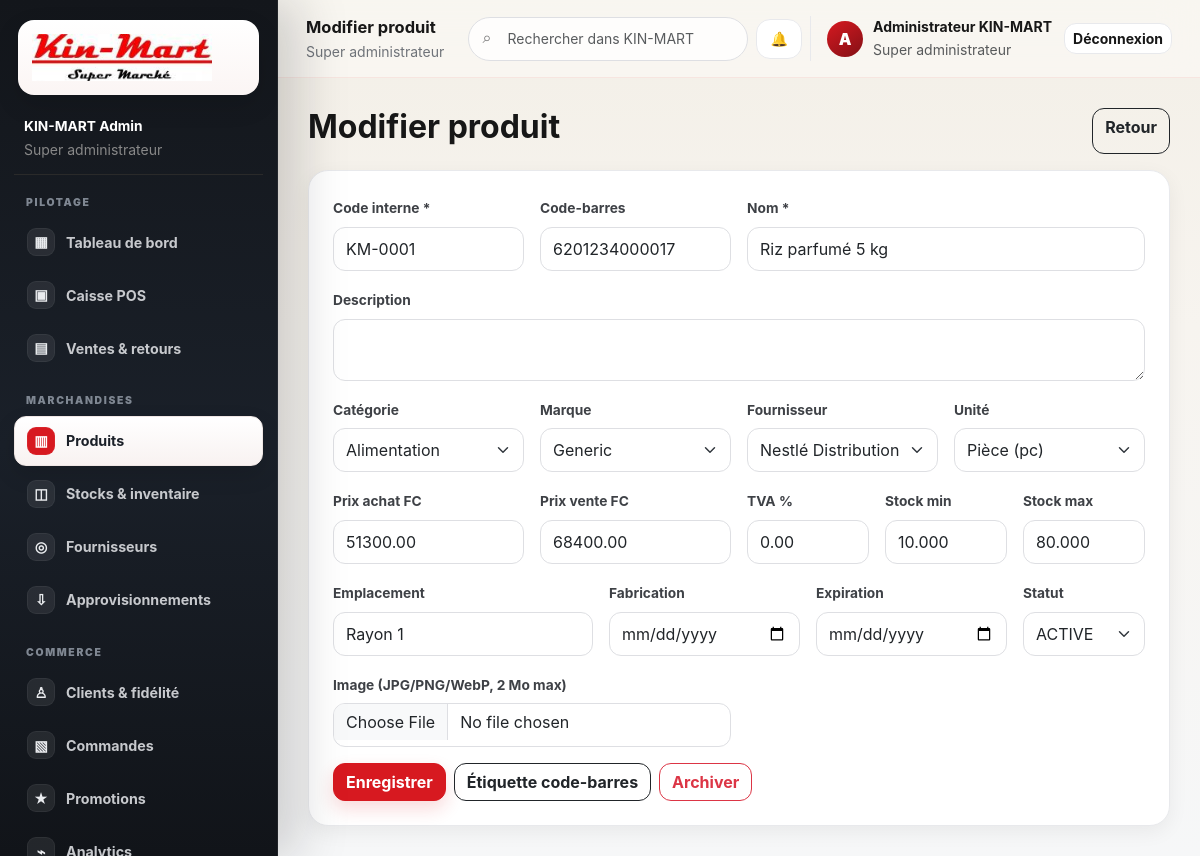
Screenshot of /products/1/edit (signed in) with the database file from the repository.
### tables this page shows
CREATE TABLE products (
 id INT UNSIGNED AUTO_INCREMENT PRIMARY KEY,
 internal_code VARCHAR(50) NOT NULL UNIQUE,
 barcode VARCHAR(80) NULL UNIQUE,
 name VARCHAR(180) NOT NULL,
 description TEXT NULL,
 category_id INT UNSIGNED NOT NULL,
 subcategory_id INT UNSIGNED NULL,
 brand_id INT UNSIGNED NULL,
 supplier_id INT UNSIGNED NULL,
 unit_id INT UNSIGNED NOT NULL,
 purchase_price DECIMAL(14,2) NOT NULL DEFAULT 0,
 sale_price DECIMAL(14,2) NOT NULL DEFAULT 0,
 tax_rate DECIMAL(5,2) NOT NULL DEFAULT 0,
 min_stock DECIMAL(12,3) NOT NULL DEFAULT 5,
 max_stock DECIMAL(12,3) NOT NULL DEFAULT 100,
 location VARCHAR(100) NULL,
 manufacturing_date DATE NULL,
 expiration_date DATE NULL,
 image VARCHAR(255) NULL,
 status ENUM('ACTIVE','INACTIVE','ARCHIVED') DEFAULT 'ACTIVE',
 created_at TIMESTAMP DEFAULT CURRENT_TIMESTAMP,
 updated_at TIMESTAMP DEFAULT CURRENT_TIMESTAMP ON UPDATE CURRENT_TIMESTAMP,
 FOREIGN KEY(category_id) REFERENCES categories(id),
 FOREIGN KEY(subcategory_id) REFERENCES subcategories(id) ON DELETE SET NULL,
 FOREIGN KEY(brand_id) REFERENCES brands(id) ON DELETE SET NULL,
 FOREIGN KEY(supplier_id) REFERENCES suppliers(id) ON DELETE SET NULL,
 FOREIGN KEY(unit_id) REFERENCES units(id),
 INDEX idx_products_name(name), INDEX idx_products_category(category_id), INDEX idx_products_exp(expiration_date)
);

### app/core/Controller.php (called while the page is built, shortened)
<?php
abstract class Controller {
    protected function view(string $view, array $data = [], string|false $layout = 'admin'): void {
        extract($data, EXTR_SKIP);
        require dirname(__DIR__) . '/views/layouts/' . $layout . '.php';
    }
}

### app/controllers/ProductController.php (called while the page is built, shortened)
<?php
final class ProductController extends Controller {
 private Product $m; public function __construct(){ $this->m=new Product(); }
 public function editForm(string $id):void{$p=$this->m->find((int)$id);if(!$p){flash('error','Produit introuvable');redirect('products');}$this->view('products/form',['product'=>$p,'categories'=>$this->m->categories(),'brands'=>$this->m->brands(),'units'=>$this->m->units(),'suppliers'=>$this->m->suppliers(),'title'=>'Modifier produit']);}
}

### index.php (called while the page is built, shortened)
<?php
require __DIR__ . '/app/helpers/functions.php';
spl_autoload_register(function (string $class): void {
    $prefix = 'App\\';
    $relative = substr($class, strlen($prefix));
    $parts = explode('\\', $relative);
    if ($parts) $parts[0] = strtolower($parts[0]);
    $file = __DIR__ . '/app/' . implode('/', $parts) . '.php';
});
try {
    $router = new Router();
    $router->dispatch($_SERVER['REQUEST_METHOD'] ?? 'GET', $_GET['url'] ?? '');
} catch (Throwable $e) {
    http_response_code(500);
    $debug = (bool) config('app.debug', false);
    $message = $debug ? $e->getMessage() : 'Une erreur interne est survenue.';
    $details = $debug ? $e->getTraceAsString() : '';
    require __DIR__ . '/app/views/errors/500.php';
}

### app/helpers/functions.php (called while the page is built, shortened)
<?php
function config(string $key, mixed $default = null): mixed {
    $value = $GLOBALS['config'] ?? [];
    foreach (explode('.', $key) as $segment) {
        $value = $value[$segment];
    }
    return $value;
}
function base_url(string $path = ''): string {
    $base = config('app.base_url', '');
    return rtrim($base, '/') . ($path !== '' ? '/' . ltrim($path, '/') : '');
}
function e(mixed $value): string { return htmlspecialchars((string)$value, ENT_QUOTES | ENT_SUBSTITUTE, 'UTF-8'); }
function selected(mixed $a, mixed $b): string { return (string)$a === (string)$b ? 'selected' : ''; }

### app/core/Model.php (called while the page is built, shortened)
<?php
abstract class Model {
    protected PDO $db;
    public function __construct() { $this->db = Database::connection(); }
    protected function all(string $sql, array $params = []): array {
        $st = $this->db->prepare($sql); $st->execute($params); return $st->fetchAll();
    }
    protected function one(string $sql, array $params = []): ?array {
        $st = $this->db->prepare($sql); $st->execute($params); $r=$st->fetch(); return $r ?: null;
    }
}

### app/core/Database.php (called while the page is built, shortened)
<?php
final class Database {
    private static ?PDO $pdo = null;
    public static function connection(): PDO {
        if (self::$pdo instanceof PDO) return self::$pdo;
        $db = config('db');
        $dsn = sprintf('mysql:host=%s;port=%s;dbname=%s;charset=%s', $db['host'], $db['port'], $db['name'], $db['charset']);
        try {
            self::$pdo = new PDO($dsn, $db['user'], $db['pass'], [
                PDO::ATTR_ERRMODE => PDO::ERRMODE_EXCEPTION,
                PDO::ATTR_DEFAULT_FETCH_MODE => PDO::FETCH_ASSOC,
                PDO::ATTR_EMULATE_PREPARES => false,
            ]);
            self::$pdo->exec("SET time_zone = '+01:00'");
            return self::$pdo;
        } catch (PDOException $e) {
            throw new RuntimeException('Connexion à MySQL impossible. Vérifiez XAMPP, le port MySQL et app/config/config.php. Détail: ' . $e->getMessage());
        }
    }
}

### app/models/Product.php (called while the page is built, shortened)
<?php
final class Product extends Model {
    public function find(int $id): ?array { return $this->one("SELECT p.*,c.name category,b.name brand,u.symbol unit,COALESCE(s.quantity,0) quantity,COALESCE(s.reserved_quantity,0) reserved_quantity,sp.company_name supplier,COALESCE((SELECT CASE WHEN pr.type='PERCENT' THEN GREATEST(0,p.sale_price-(p.sale_price*pr.value/100)) WHEN pr.type='FIXED' THEN GREATEST(0,p.sale_price-pr.value) ELSE p.sale_price END FROM promotions pr LEFT JOIN promotion_products pp ON pp.promotion_id=pr.id WHERE pr.status='ACTIVE' AND NOW() BETWEEN pr.start_at AND pr.end_at AND (pp.product_id=p.id OR pr.category_id=p.category_id) ORDER BY pr.value DESC LIMIT 1),p.sale_price) effective_price FROM products p JOIN categories c ON c.id=p.category_id JOIN units u ON u.id=p.unit_id LEFT JOIN brands b ON b.id=p.brand_id LEFT JOIN suppliers sp ON sp.id=p.supplier_id LEFT JOIN stocks s ON s.product_id=p.id WHERE p.id=?",[$id]); }
    public function categories(): array { return $this->all("SELECT * FROM categories WHERE status='ACTIVE' ORDER BY name"); }
    public function brands(): array { return $this->all("SELECT * FROM brands WHERE status='ACTIVE' ORDER BY name"); }
    public function units(): array { return $this->all("SELECT * FROM units ORDER BY name"); }
    public function suppliers(): array { return $this->all("SELECT * FROM suppliers WHERE status='ACTIVE' ORDER BY company_name"); }
}

### app/views/products/form.php (the view)
<?php $p=$product??[];$errors=$_SESSION['_errors']??[];unset($_SESSION['_errors']);?><div class="d-flex justify-content-between mb-3"><h2 class="fw-bold"><?= $product?'Modifier':'Nouveau' ?> produit</h2><a class="btn btn-outline-dark" href="<?=e(base_url('products'))?>">Retour</a></div><form method="post" enctype="multipart/form-data" class="km-card p-4" action="<?=e($product?base_url('products/'.$p['id'].'/edit'):base_url('products/create'))?>"><?=csrf_field()?><div class="row g-3"><div class="col-md-3"><label class="form-label">Code interne *</label><input class="form-control" name="internal_code" required value="<?=e($p['internal_code']??old('internal_code'))?>"></div><div class="col-md-3"><label class="form-label">Code-barres</label><input class="form-control" name="barcode" value="<?=e($p['barcode']??old('barcode'))?>"></div><div class="col-md-6"><label class="form-label">Nom *</label><input class="form-control" name="name" required value="<?=e($p['name']??old('name'))?>"></div><div class="col-12"><label class="form-label">Description</label><textarea class="form-control" name="description"><?=e($p['description']??'')?></textarea></div><div class="col-md-3"><label class="form-label">Catégorie</label><select class="form-select" name="category_id"><?php foreach($categories as $x):?><option value="<?=$x['id']?>" <?=selected($p['category_id']??'', $x['id'])?>><?=e($x['name'])?></option><?php endforeach;?></select></div><div class="col-md-3"><label class="form-label">Marque</label><select class="form-select" name="brand_id"><option value="0">—</option><?php foreach($brands as $x):?><option value="<?=$x['id']?>" <?=selected($p['brand_id']??'', $x['id'])?>><?=e($x['name'])?></option><?php endforeach;?></select></div><div class="col-md-3"><label class="form-label">Fournisseur</label><select class="form-select" name="supplier_id"><option value="0">—</option><?php foreach($suppliers as $x):?><option value="<?=$x['id']?>" <?=selected($p['supplier_id']??'', $x['id'])?>><?=e($x['company_name'])?></option><?php endforeach;?></select></div><div class="col-md-3"><label class="form-label">Unité</label><select class="form-select" name="unit_id"><?php foreach($units as $x):?><option value="<?=$x['id']?>" <?=selected($p['unit_id']??1,$x['id'])?>><?=e($x['name'].' ('.$x['symbol'].')')?></option><?php endforeach;?></select></div><div class="col-md-3"><label class="form-label">Prix achat FC</label><input type="number" step="0.01" class="form-control" name="purchase_price" value="<?=e($p['purchase_price']??0)?>"></div><div class="col-md-3"><label class="form-label">Prix vente FC</label><input type="number" step="0.01" class="form-control" name="sale_price" value="<?=e($p['sale_price']??0)?>"></div><div class="col-md-2"><label class="form-label">TVA %</label><input type="number" step="0.01" class="form-control" name="tax_rate" value="<?=e($p['tax_rate']??0)?>"></div><div class="col-md-2"><label class="form-label">Stock min</label><input type="number" step="0.001" class="form-control" name="min_stock" value="<?=e($p['min_stock']??5)?>"></div><div class="col-md-2"><label class="form-label">Stock max</label><input type="number" step="0.001" class="form-control" name="max_stock" value="<?=e($p['max_stock']??100)?>"></div><div class="col-md-4"><label class="form-label">Emplacement</label><input class="form-control" name="location" value="<?=e($p['location']??'')?>"></div><div class="col-md-3"><label class="form-label">Fabrication</label><input type="date" class="form-control" name="manufacturing_date" value="<?=e($p['manufacturing_date']??'')?>"></div><div class="col-md-3"><label class="form-label">Expiration</label><input type="date" class="form-control" name="expiration_date" value="<?=e($p['expiration_date']??'')?>"></div><div class="col-md-2"><label class="form-label">Statut</label><select class="form-select" name="status"><option <?=selected($p['status']??'ACTIVE','ACTIVE')?>>ACTIVE</option><option <?=selected($p['status']??'','INACTIVE')?>>INACTIVE</option></select></div><div class="col-md-6"><label class="form-label">Image (JPG/PNG/WebP, 2 Mo max)</label><input type="file" class="form-control" name="image" accept="image/jpeg,image/png,image/webp"></div><div class="col-12"><button class="btn btn-km">Enregistrer</button><?php if($product):?><a class="btn btn-outline-dark ms-2" target="_blank" href="<?=e(base_url('products/'.$p['id'].'/label'))?>">Étiquette code-barres</a><button form="deleteForm" class="btn btn-outline-danger ms-2" type="button" onclick="if(confirm('Archiver ce produit ?'))document.getElementById('deleteForm').submit()">Archiver</button><?php endif;?></div></div></form><?php if($product):?><form id="deleteForm" method="post" action="<?=e(base_url('products/'.$p['id'].'/delete'))?>" class="d-none"><?=csrf_field()?></form><?php endif;?>

### app/core/Router.php (shortened to what this page needs)
<?php
final class Router {
    private array $routes = [];
    private function add(string $method, string $path, array $handler, array $middleware): void {
        $this->routes[] = compact('method','path','regex','handler','middleware');
    }
    public function dispatch(string $method, string $url): void {
        $path = trim((string)parse_url($url, PHP_URL_PATH), '/');
        foreach ($this->routes as $route) {
            if ($route['method'] !== strtoupper($method)) continue;
            if (!preg_match('#^' . $route['regex'] . '$#', $path, $m)) continue;
            [$class, $action] = $route['handler'];
            $controller = new $class();
            $args=[]; foreach ($m as $k=>$v) if (!is_int($k)) $args[]=$v;
            $controller->$action(...$args);
            return;
        }
    }
}

### public/assets/css/app.css (style rules this page uses)
:root { --km-red:#d71920;--km-red-600:#c31218;--km-red-700:#a70e14;--km-red-soft:#fff0f1; --km-ink:#171717;--km-charcoal:#202124;--km-muted:#6f7379;--km-subtle:#9aa0a6; --km-bg:#f6f7f8;--km-warm:#faf8f5;--km-border:#e8e9ec;--km-card:#fff; --km-green:#118a4e;--km-green-soft:#eaf8f0;--km-blue:#1769aa;--km-amber:#b56a00; --km-shadow:0 14px 40px rgba(25,25,25,.07);--km-shadow-sm:0 6px 20px rgba(25,25,25,.06); --km-radius:20px;--km-radius-sm:14px;--km-sidebar:278px; }
* { box-sizing:border-box }
html { scroll-behavior:smooth }
body { margin:0;background:var(--km-bg);color:var(--km-ink);font-family:Inter,ui-sans-serif,system-ui,-apple-system,"Segoe UI",Roboto,Arial,sans-serif;-webkit-font-smoothing:antialiased }
a { color:inherit }
.btn { border-radius:12px;font-weight:700;transition:.18s ease }
.btn-km { background:var(--km-red);border-color:var(--km-red);color:#fff;box-shadow:0 8px 18px rgba(215,25,32,.16) }
.form-control,.form-select { border:1px solid #dedfe3;border-radius:12px;min-height:44px;box-shadow:none!important }
.form-label { font-weight:700;font-size:.86rem;color:#3e4146 }
.km-card { background:#fff;border:1px solid var(--km-border);border-radius:var(--km-radius);box-shadow:var(--km-shadow-sm) }
body { background:linear-gradient(180deg,#f3efe7 0%,#f7f4ef 38%,#f6f7f8 100%) fixed }

### rows the page displays
products: internal_code "KM-0001", barcode "6201234000017", name "Riz parfumé 5 kg", purchase_price "51300.00", sale_price "68400.00", tax_rate "0.00", min_stock "10.000", max_stock "80.000", location "Rayon 1"

### other values shown
form field category_id "Alimentation"
form field brand_id "Generic"
form field supplier_id "Nestlé Distribution RDC"
form field unit_id "Pièce (pc)"
